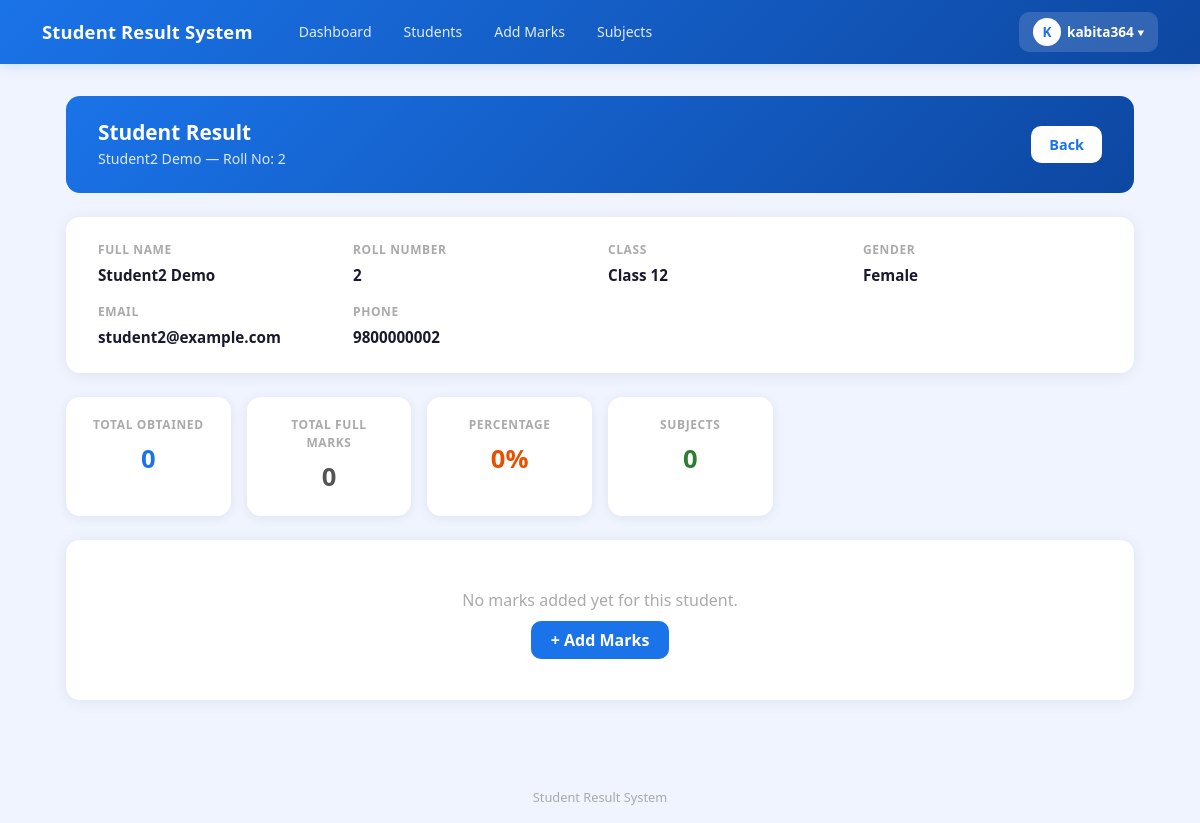
/result/321/ (signed in), run on an earlier commit of the app's database.
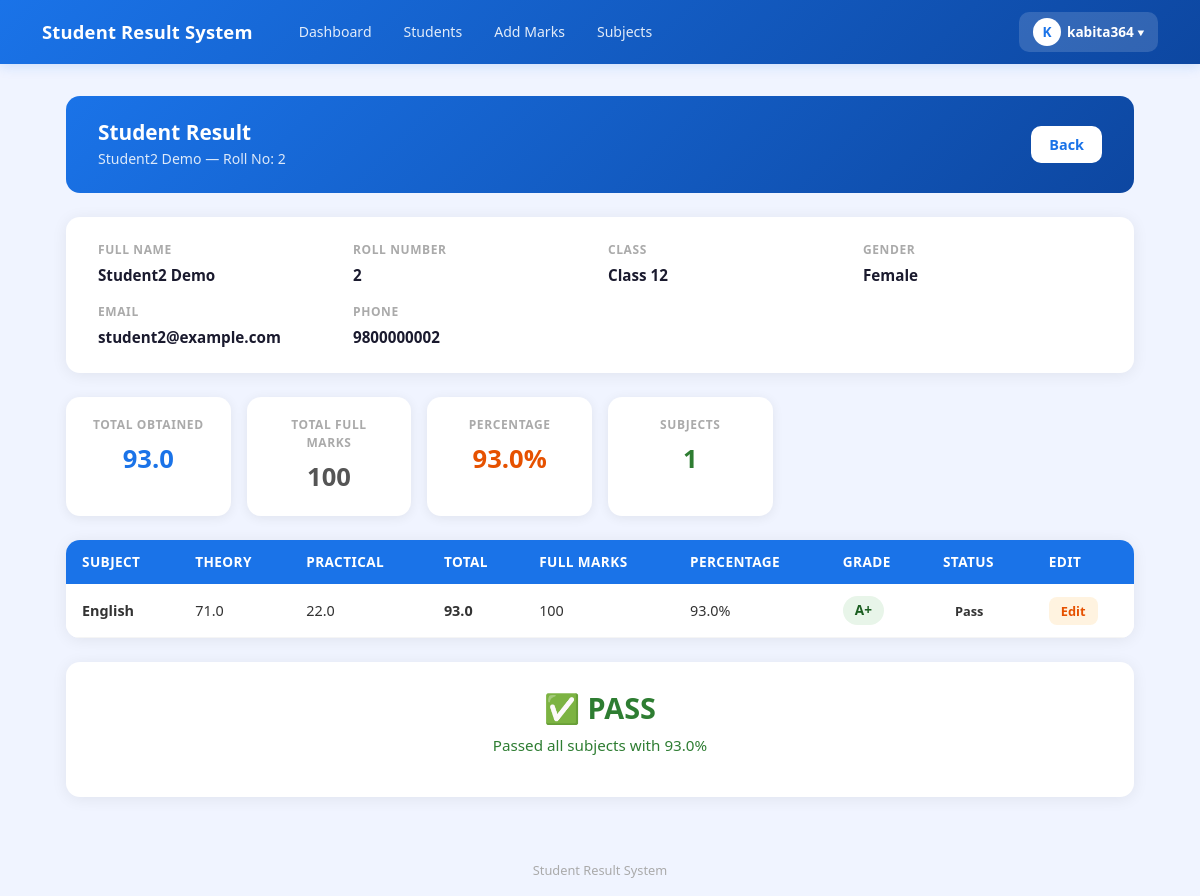
And on a later commit of the database.
### result/models.py (models this page shows, shortened)
class CustomUser(AbstractUser):
    ROLE_CHOICES = (
        ('admin', 'Admin'),
        ('teacher', 'Teacher'),
        ('student', 'Student'),
    )
    role = models.CharField(max_length=10, choices=ROLE_CHOICES, default='student')
    phone = models.CharField(max_length=15, null=True, blank=True)

class Student(models.Model):
    GENDER_CHOICES = [
        ('Male', 'Male'),
        ('Female', 'Female'),
        ('Other', 'Other'),
    ]
    student_id = models.CharField(
        max_length=20,
        unique=True,
        default=generate_student_id,
        editable=False
    )
    roll_number = models.PositiveIntegerField()
    first_name = models.CharField(max_length=50)
    last_name = models.CharField(max_length=50)
    email = models.EmailField(unique=True)
    phone = models.CharField(max_length=15, validators=[MinLengthValidator(10)])
    gender = models.CharField(max_length=10, choices=GENDER_CHOICES)
    date_of_birth = models.DateField(null=True)
    address = models.TextField()
    parent_name = models.CharField(max_length=100, blank=True)
    parent_phone = models.CharField(max_length=15, validators=[MinLengthValidator(10)])
    parent_email = models.EmailField(blank=True)
    class_name = models.ForeignKey(
        'Class',
        on_delete=models.CASCADE,
        related_name='students'
    )
    user = models.OneToOneField(CustomUser, on_delete=models.CASCADE, null=True, blank=True, related_name='student_profile')
    must_change_password = models.BooleanField(default=True)
    class Meta:
        unique_together = ['roll_number', 'class_name']
        ordering = ['class_name', 'roll_number']

class Class(models.Model):
    name = models.CharField(max_length=20)
    section = models.CharField(max_length=10, blank=True)
    def __str__(self):
        if self.section:
            return f"{self.name} - Section {self.section}"
        return self.name
    class Meta:
        verbose_name_plural = "Classes"
        ordering = ['name', 'section']

class Marks(models.Model):
    student = models.ForeignKey(
        Student,
        on_delete=models.CASCADE,
        related_name='marks'
    )
    subject = models.ForeignKey(
        Subject,
        on_delete=models.CASCADE
    )
    theory_obtained = models.FloatField(
        validators=[MinValueValidator(0.0)]
    )
    practical_obtained = models.FloatField(
        validators=[MinValueValidator(0.0)]
    )
    marks_obtained = models.FloatField(
        default=0,
        validators=[MinValueValidator(0.0)]
    )
    percentage = models.FloatField(default=0)
    grade = models.CharField(max_length=5, blank=True)
    is_pass = models.BooleanField(default=False)
    class Meta:
        unique_together = ['student', 'subject']

class Subject(models.Model):
    class_name = models.ForeignKey(
        Class, on_delete=models.CASCADE, related_name='subjects'
    )
    name = models.CharField(max_length=100)
    subject_code = models.CharField(max_length=20,unique=True, blank=True)
    full_marks = models.PositiveIntegerField(default=100)
    theory_marks = models.PositiveIntegerField(default=60)
    practical_marks = models.PositiveIntegerField(default=40)
    pass_marks = models.PositiveIntegerField(default=40)
    theory_pass_marks = models.PositiveIntegerField(default=24)
    practical_pass_marks = models.PositiveIntegerField(default=15)
    class Meta:
        ordering = ['name']

### result/views.py (the view)
# urls.py: path('result/<int:pk>/', views.student_result, name='student_result'),
@login_required(login_url='result:admin_login')
def student_result(request, pk):
    student = get_object_or_404(Student, pk=pk)
    marks_list = Marks.objects.filter(student=student)
    total_obtained = sum(m.marks_obtained for m in marks_list)
    total_full = sum(m.subject.full_marks for m in marks_list)
    overall_pct = round((total_obtained / total_full * 100) if total_full else 0, 2)
    return render(request, 'result/student_result.html', {
        'student': student,
        'marks_list': marks_list,
        'total_obtained': total_obtained,
        'total_full': total_full,
        'overall_pct': overall_pct,
    })

### result/templates/result/student_result.html (shortened to what this page needs)
{% extends 'result/base.html' %}
{% block content %}
<div class="page-header">
    <div>
        <h4> Student Result</h4>
        <p>{{ student.first_name }} {{ student.last_name }} — Roll No: {{ student.roll_number }}</p>
    </div>
    <a href="{% url 'result:student_list' %}" class="btn-back"> Back</a>
</div>
<div class="info-card">
    <div class="info-grid">
        <div class="info-item">
            <label>Full Name</label>
            <span>{{ student.first_name }} {{ student.last_name }}</span>
        </div>
        <div class="info-item">
            <label>Roll Number</label>
            <span>{{ student.roll_number }}</span>
        </div>
        <div class="info-item">
            <label>Class</label>
            <span>{{ student.class_name }}</span>
        </div>
        <div class="info-item">
            <label>Gender</label>
            <span>{{ student.gender }}</span>
        </div>
        <div class="info-item">
            <label>Email</label>
            <span>{{ student.email }}</span>
        </div>
        <div class="info-item">
            <label>Phone</label>
            <span>{{ student.phone }}</span>
        </div>
    </div>
</div>
<div class="summary-cards">
    <div class="summary-card">
        <div class="label">Total Obtained</div>
        <div class="value" style="color:#1a73e8;">{{ total_obtained }}</div>
    </div>
    <div class="summary-card">
        <div class="label">Total Full Marks</div>
        <div class="value" style="color:#555;">{{ total_full }}</div>
    </div>
    <div class="summary-card">
        <div class="label">Percentage</div>
        <div class="value" style="color:#e65100;">{{ overall_pct }}%</div>
    </div>
    <div class="summary-card">
        <div class="label">Subjects</div>
        <div class="value" style="color:#2e7d32;">{{ marks_list.count }}</div>
    </div>
</div>
{% if marks_list %}
<div class="table-card">
    <table class="table">
        <thead>
            <tr>
                <th>Subject</th>
                <th>Theory</th>
                <th>Practical</th>
                <th>Total</th>
                <th>Full Marks</th>
                <th>Percentage</th>
                <th>Grade</th>
                <th>Status</th>
                <th>Edit</th>
            </tr>
        </thead>
        <tbody>
            {% for mark in marks_list %}
            <tr>
                <td><strong>{{ mark.subject.name }}</strong></td>
                <td>{{ mark.theory_obtained }}</td>
                <td>{{ mark.practical_obtained }}</td>
                <td><strong>{{ mark.marks_obtained }}</strong></td>
                <td>{{ mark.subject.full_marks }}</td>
                <td>{{ mark.percentage }}%</td>
                <td>
                    <span class="grade-badge grade-{{ mark.grade|cut:'+' }}{% if '+' in mark.grade %}-plus{% endif %}">
                        {{ mark.grade }}
                    </span>
                </td>
                <td>
                    <span class="pass-badge pass-{{ mark.is_pass }}">
                        {% if mark.is_pass %}Pass{% else %}Fail{% endif %}
                    </span>
                </td>
                <td>
                    <a href="{% url 'result:edit_marks' mark.pk %}" style="background:#fff3e0; color:#e65100; border-radius:8px;
              padding:5px 12px; font-size:0.8rem; font-weight:600;
              text-decoration:none;">
                        Edit
                    </a>
                </td>
            </tr>
            {% endfor %}
        </tbody>
    </table>
</div>
<div class="result-final">
    {% if marks_list %}
    {% with failed=marks_list|dictsort:"is_pass" %}
    {% if failed.0.is_pass == False %}
    <div class="result-text result-fail"> FAIL</div>
    <p style="color:#c62828; font-size:0.95rem;">Failed in one or more subjects</p>
    {% else %}
    <div class="result-text result-pass">✅ PASS</div>
    <p style="color:#2e7d32; font-size:0.95rem;">Passed all subjects with {{ overall_pct }}%</p>
    {% endif %}
    {% endwith %}
    {% endif %}
</div>
{% else %}
<div class="table-card">
    <div class="empty-state">
        <p style="font-size:1rem;">No marks added yet for this student.</p>
        <a href="{% url 'result:add_marks' %}" style="background:#1a73e8; color:white; padding:8px 20px;
            border-radius:10px; text-decoration:none; font-weight:600;">
            + Add Marks
        </a>
    </div>
</div>
{% endif %}
{% endblock %}

### result/templates/result/base.html (shortened to what this page needs)
<!DOCTYPE html>
<html lang="ne">
<head>
    <link href="https://cdn.jsdelivr.net/npm/bootstrap@5.3.0/dist/css/bootstrap.min.css" rel="stylesheet">
    <link href="https://cdn.jsdelivr.net/npm/bootstrap-icons@1.10.0/font/bootstrap-icons.css" rel="stylesheet">
</head>
<body>
    <nav class="navbar navbar-expand-lg">
        <div class="container">
         <a class="navbar-brand text-white" href="{% url 'result:dashboard' %}">
    Student Result System
</a>
            {% if user.is_authenticated %}
            <div class="collapse navbar-collapse" id="navMenu">
                <div class="d-flex gap-1 ms-3 flex-wrap align-items-center">
                    <a href="{% url 'result:dashboard' %}" class="nav-link-btn">Dashboard</a>
                    <a href="{% url 'result:student_list' %}" class="nav-link-btn">Students</a>
                    <a href="{% url 'result:add_marks' %}" class="nav-link-btn">Add Marks</a>
                    <a href="{% url 'result:subject_list' %}" class="nav-link-btn">Subjects</a>
                </div>
                <div class="ms-auto mt-2 mt-lg-0 profile-dropdown">
                    <button class="profile-btn" onclick="toggleDropdown()">
                        <div class="profile-avatar">
                            {{ request.user.username|first|upper }}
                        </div>
                        {{ request.user.username }}
                        ▾
                    </button>
                </div>
            </div>
            {% endif %}
        </div>
    </nav>
    <div class="main-container">
        {% block content %}{% endblock %}
    </div>
    <div class="site-footer">
        Student Result System
    </div>
</body>
</html>

### result/templates/result/base.html (style rules this page uses)
body { background: #f0f4ff; min-height: 100vh; }
.navbar-brand { font-size: 1.15rem; font-weight: 700; letter-spacing: 0.01em; }
.navbar { background: linear-gradient(135deg, #1a73e8, #0d47a1) !important; box-shadow: 0 2px 12px rgba(26, 115, 232, 0.18); padding: 0.75rem 0; }
.nav-link-btn { color: rgba(255, 255, 255, 0.88); font-size: 0.88rem; font-weight: 500; padding: 6px 14px; border-radius: 8px; text-decoration: none; transition: background 0.15s; }
.profile-dropdown { position: relative; }
.profile-btn { background: rgba(255, 255, 255, 0.15); color: white; border: none; border-radius: 10px; padding: 6px 14px; font-size: 0.85rem; font-weight: 600; cursor: pointer; display: flex; align-items: center; gap: 6px; transition: background 0.15s; }
.profile-avatar { width: 28px; height: 28px; background: white; color: #1a73e8; border-radius: 50%; display: flex; align-items: center; justify-content: center; font-weight: 800; font-size: 0.85rem; }
.main-container { max-width: 1100px; margin: 0 auto; padding: 2rem 1rem; }
.site-footer { text-align: center; color: #aaa; font-size: 0.8rem; padding: 2rem 0 1rem; }

### result/templates/result/student_result.html (style rules this page uses)
.page-header { background: linear-gradient(135deg, #1a73e8, #0d47a1); border-radius: 14px; padding: 1.5rem 2rem; color: white; display: flex; align-items: center; justify-content: space-between; flex-wrap: wrap; gap: 1rem; margin-bottom: 1.5rem; }
.page-header h4 { font-size: 1.3rem; font-weight: 700; margin: 0; }
.page-header p { margin: 0.2rem 0 0; opacity: 0.85; font-size: 0.88rem; }
.btn-back { background: white; color: #1a73e8; font-weight: 600; border: none; border-radius: 10px; padding: 8px 18px; text-decoration: none; font-size: 0.9rem; transition: all 0.15s; }
.info-card { background: white; border-radius: 14px; box-shadow: 0 2px 16px rgba(0, 0, 0, 0.07); padding: 1.5rem 2rem; margin-bottom: 1.5rem; }
.info-grid { display: grid; grid-template-columns: repeat(auto-fill, minmax(200px, 1fr)); gap: 1rem; }
.info-item label { font-size: 0.75rem; font-weight: 700; color: #aaa; text-transform: uppercase; letter-spacing: 0.05em; display: block; margin-bottom: 4px; }
.info-item span { font-size: 0.95rem; font-weight: 600; color: #1a1a2e; }
.summary-cards { display: grid; grid-template-columns: repeat(auto-fill, minmax(160px, 1fr)); gap: 1rem; margin-bottom: 1.5rem; }
.summary-card { background: white; border-radius: 14px; box-shadow: 0 2px 12px rgba(0, 0, 0, 0.07); padding: 1.2rem 1.5rem; text-align: center; }
.summary-card .label { font-size: 0.75rem; font-weight: 700; color: #aaa; text-transform: uppercase; letter-spacing: 0.05em; margin-bottom: 6px; }
.summary-card .value { font-size: 1.6rem; font-weight: 800; }
.table-card { background: white; border-radius: 14px; box-shadow: 0 2px 16px rgba(0, 0, 0, 0.07); overflow: hidden; margin-bottom: 1.5rem; }
.table { margin: 0; font-size: 0.9rem; }
.table thead th { background: #1a73e8; color: white; font-weight: 600; border: none; padding: 12px 16px; font-size: 0.85rem; text-transform: uppercase; letter-spacing: 0.03em; }
.table tbody tr { border-bottom: 1px solid #f5f5f5; transition: background 0.1s; }
.table tbody td { padding: 12px 16px; vertical-align: middle; color: #333; }
.grade-badge { padding: 4px 12px; border-radius: 20px; font-size: 0.85rem; font-weight: 700; display: inline-block; }
.grade-A-plus { background: #e8f5e9; color: #1b5e20; }
.pass-badge { padding: 3px 12px; border-radius: 20px; font-size: 0.8rem; font-weight: 600; }
.result-final { background: white; border-radius: 14px; box-shadow: 0 2px 16px rgba(0, 0, 0, 0.07); padding: 1.5rem 2rem; text-align: center; }
.result-final .result-text { font-size: 1.8rem; font-weight: 800; margin-bottom: 0.3rem; }
.result-pass { color: #2e7d32; }

What changed in the data, as far as the page shows it:
added Marks: subject.name "English", theory_obtained "71.0", practical_obtained "22.0", marks_obtained "93.0", subject.full_marks "100", percentage "93.0", grade "A+", is_pass "Pass"
Also different on the page:
{{ total_obtained }}: "0" → "93.0"
{{ total_full }}: "0" → "100"
{{ overall_pct }}: "0" → "93.0"
{{ marks_list.count }}: "0" → "1"
{{ overall_pct }}: (not shown) → "93.0"
text no longer shown: "No marks added yet for this student. + Add Marks"
text now shown: "SUBJECT THEORY PRACTICAL TOTAL FULL MARKS PERCENTAGE GRADE STATUS EDIT ✅ PASS Passed all subjects with %"
